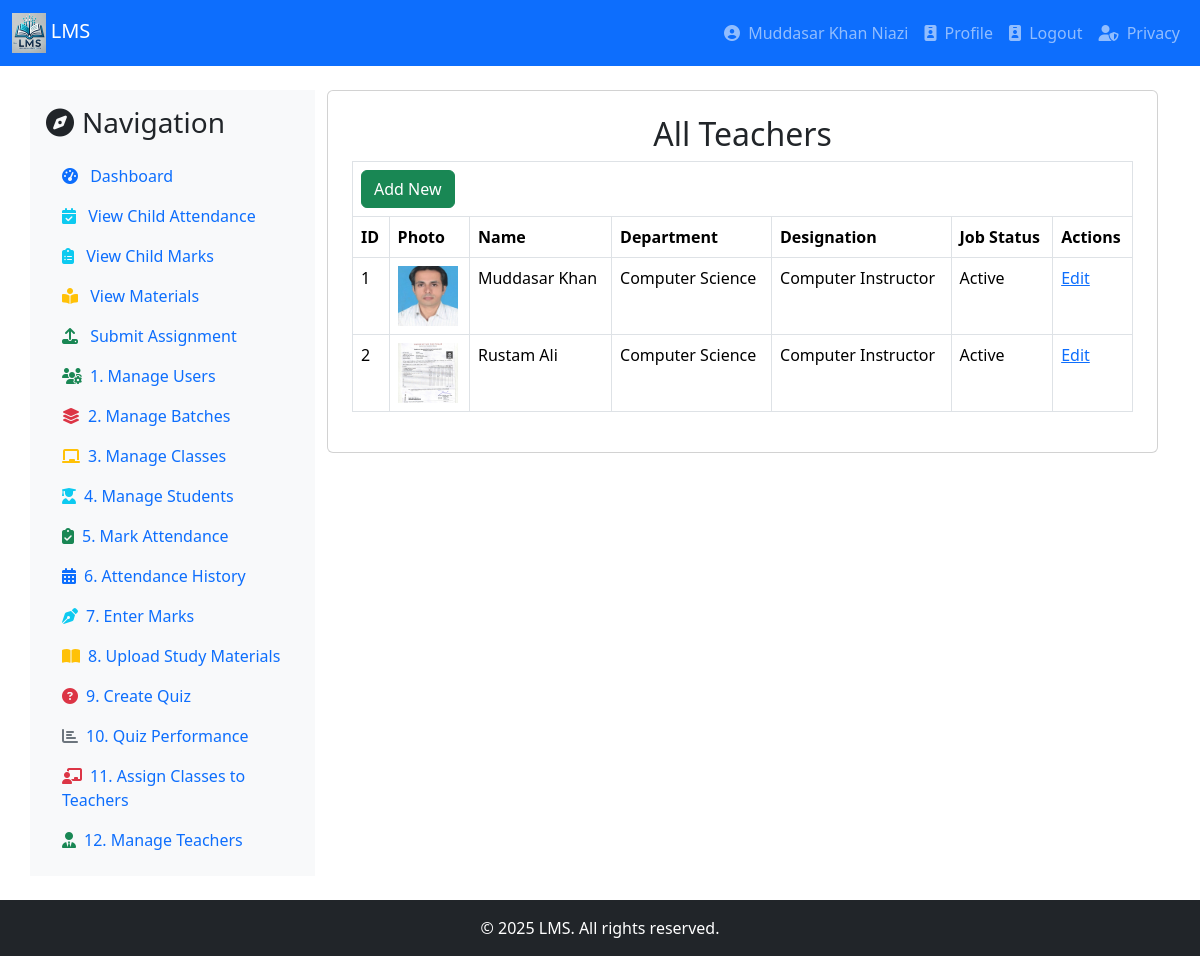
Page /teachers.php (signed in) on the committed database.
### tables this page shows
CREATE TABLE `teachers` (
  `teacher_id` int(11) NOT NULL,
  `teacher_name` varchar(100) NOT NULL,
  `cnic` varchar(15) NOT NULL,
  `photo` varchar(255) DEFAULT NULL,
  `designation` varchar(100) DEFAULT NULL,
  `highest_qualification` varchar(100) NOT NULL,
  `bps` int(11) DEFAULT NULL,
  `department` enum('Computer Science','Physics','Chemistry','Mathematics') NOT NULL,
  `subject` varchar(100) DEFAULT NULL,
  `job_nature` enum('Permanent','Contract','Visiting') DEFAULT 'Contract',
  `joining` date NOT NULL,
  `job_status` enum('Active','Resigned','Retired','Suspended') DEFAULT 'Active',
  `status` tinyint(1) DEFAULT 1
);

### teachers.php (the view, shortened to what this page needs)
<?php
include 'db.php';
$sql = "SELECT * FROM teachers";
$result = $conn->query($sql);
include 'header.php';
include 'navigation.php';
?>
<div class="container mt-4">
    <div class="row">
        <div class="col-md-3 bg-light p-3">
            <?php include 'leftbar.php'; ?>
        </div>
        <div class="col-md-9">
            <div class="card p-4">
                <h2 class="text-center">All Teachers</h2>
                <table class="table table-bordered">
                    <thead>
                        <tr>
                            <th colspan="7" class="text-right">
                                <a href="teacher.php" class="btn btn-success">Add New</a>
                            </th>
                        </tr>
                        <tr>
                            <th>ID</th>
                            <th>Photo</th>
                            <th>Name</th>
                            <th>Department</th>
                            <th>Designation</th>
                            <th>Job Status</th>
                            <th>Actions</th>
                        </tr>
                    </thead>
                    <tbody>
                        <?php
                        $sn = 0;
                        while ($row = $result->fetch_assoc()): ?>
                        <tr>
                            <td><?= ++$sn ?></td>
                            <td>
                                <?php if (!empty($row['photo']) && file_exists($row['photo'])): ?>
                                    <img src="<?php echo htmlspecialchars($row['photo']); ?>" alt="Photo" width="60" height="60" style="object-fit: cover;">
                                <?php else: ?>
                                    N/A
                                <?php endif; ?>
                            </td>
                            <td><?php echo htmlspecialchars($row['teacher_name']); ?></td>
                            <td><?php echo htmlspecialchars($row['department']); ?></td>
                            <td><?php echo htmlspecialchars($row['designation']); ?></td>
                            <td><?php echo htmlspecialchars($row['job_status']); ?></td>
                            <td>
                                <a href="teacher.php?id=<?php echo htmlspecialchars($row['teacher_id']); ?>">Edit</a>
                            </td>
                        </tr>
                        <?php endwhile; ?>
                    </tbody>
                </table>
            </div>
        </div>
    </div>
</div>
<?php include 'footer.php'; ?>

### header.php (shortened to what this page needs)
<!DOCTYPE html>
<html lang="en">
<head>
	<link rel="stylesheet" href="https://cdnjs.cloudflare.com/ajax/libs/font-awesome/6.5.0/css/all.min.css">
	<link href="https://cdn.jsdelivr.net/npm/bootstrap@5.3.2/dist/css/bootstrap.min.css" rel="stylesheet">
</head>
<body>

### navigation.php
<nav class="navbar navbar-expand-lg navbar-dark bg-primary">
        <div class="container-fluid">
            <a class="navbar-brand" href="#"><img src="logo.PNG" alt="Logo" style="height: 40px;"> LMS</a>
            <div class="collapse navbar-collapse">
                <ul class="navbar-nav ms-auto">
				   <?php
				  	 if (!isset($_SESSION['userid'])) {
				   ?>
				   <li class="nav-item">
    <a class="nav-link" href="signup.php"><i class="fas fa-user-plus"></i> Sign Up</a>
</li>
<li class="nav-item">
    <a class="nav-link" href="login.php"><i class="fas fa-sign-in-alt"></i> Login</a>
</li>
				<?php
					}
					else {
				   ?>
<li class="nav-item">
    <a class="nav-link" href="#">
        <i class="fas fa-user-circle me-1"></i> <?= $_SESSION['uname'] ?>
    </a>
</li>
<li class="nav-item">
    <a class="nav-link" href="profile.php">
        <i class="fas fa-id-badge me-1"></i> Profile
    </a>
</li>
<li class="nav-item">
    <a class="nav-link" href="index.php?action=logout">
        <i class="fas fa-id-badge me-1"></i> Logout
    </a>
</li>		<?php
					}
				?>
                    <li class="nav-item">
    <a class="nav-link" href="#">
        <i class="fas fa-user-shield me-1"></i> Privacy
    </a>
</li>
                </ul>
            </div>
        </div>
    </nav>

### leftbar.php
<h3 class="mb-3"><i class="fas fa-compass me-2"></i>Navigation</h3>
<ul class="nav flex-column">
    <li class="nav-item">
        <a class="nav-link" href="dashboard.php">
            <i class="fas fa-tachometer-alt me-2 text-primary"></i> Dashboard
        </a>
    </li>
    <?php if (isset($_SESSION['userid']) && ($_SESSION['urole'] === 'Parents' or $_SESSION['urole'] === 'Admin')) { ?>
        <li class="nav-item">
            <a class="nav-link" href="view_child_attendance.php">
                <i class="fas fa-calendar-check me-2 text-info"></i> View Child Attendance
            </a>
        </li>
        <li class="nav-item">
            <a class="nav-link" href="view_child_marks.php">
                <i class="fas fa-clipboard-list me-2 text-info"></i> View Child Marks
            </a>
        </li>
    <?php } ?>
    <?php if (isset($_SESSION['userid']) && in_array($_SESSION['urole'], ['Admin', 'Student'])) { ?>
        <li class="nav-item">
            <a class="nav-link" href="view_materials.php">
                <i class="fas fa-book-reader me-2 text-warning"></i> View Materials
            </a>
        </li>
        <li class="nav-item">
            <a class="nav-link" href="submit_assignment.php">
                <i class="fas fa-upload me-2 text-success"></i> Submit Assignment
            </a>
        </li>
    <?php } ?>
    <?php if (isset($_SESSION['userid']) && in_array($_SESSION['urole'], ['Admin', 'Teacher'])) { ?>
        <li class="nav-item">
            <a class="nav-link" href="users.php">
                <i class="fas fa-users-cog me-2 text-success"></i>1. Manage Users
            </a>
        </li>
        <li class="nav-item">
            <a class="nav-link" href="batches.php">
                <i class="fas fa-layer-group me-2 text-danger"></i>2. Manage Batches
            </a>
        </li>
        <li class="nav-item">
            <a class="nav-link" href="classes.php">
                <i class="fas fa-chalkboard me-2 text-warning"></i>3. Manage Classes
            </a>
        </li>
        <li class="nav-item">
            <a class="nav-link" href="students.php">
                <i class="fas fa-user-graduate me-2 text-info"></i>4. Manage Students
            </a>
        </li>
        <li class="nav-item">
            <a class="nav-link" href="attendance.php">
                <i class="fas fa-clipboard-check me-2 text-success"></i>5. Mark Attendance
            </a>
        </li>
        <li class="nav-item">
            <a class="nav-link" href="attendance_history.php">
                <i class="fas fa-calendar-alt me-2 text-primary"></i>6. Attendance History
            </a>
        </li>
        <li class="nav-item">
            <a class="nav-link" href="enter_marks.php">
                <i class="fas fa-pen-nib me-2 text-info"></i>7. Enter Marks
            </a>
        </li>
        <li class="nav-item">
            <a class="nav-link" href="upload_material.php">
                <i class="fas fa-book-open me-2 text-warning"></i>8. Upload Study Materials
            </a>
        </li>
        <li class="nav-item">
            <a class="nav-link" href="create_quiz.php">
                <i class="fas fa-question-circle me-2 text-danger"></i>9. Create Quiz
            </a>
        </li>
        <li class="nav-item">
            <a class="nav-link" href="quiz_results.php">
                <i class="fas fa-chart-bar me-2 text-secondary"></i>10. Quiz Performance
            </a>
        </li>
    <?php } ?>
    <?php if (isset($_SESSION['userid']) && $_SESSION['urole'] === 'Admin') { ?>
        <li class="nav-item">
            <a class="nav-link" href="teacher_class.php">
                <i class="fas fa-chalkboard-teacher me-2 text-danger"></i>11. Assign Classes to Teachers
            </a>
        </li>
        <li class="nav-item">
            <a class="nav-link" href="teachers.php">
                <i class="fas fa-user-tie me-2 text-success"></i>12. Manage Teachers
            </a>
        </li>
    <?php } ?>
</ul>

### footer.php (shortened to what this page needs)
 <footer class="bg-dark text-white text-center p-3 mt-4">
        &copy; 2025 LMS. All rights reserved.
    </footer>
</body>
</html>

### rows in the picture
teachers: photo (picture), teacher_name "Muddasar Khan", department "Computer Science", designation "Computer Instructor", job_status "Active"
teachers: photo (picture), teacher_name "Rustam Ali", department "Computer Science", designation "Computer Instructor", job_status "Active"

### other values in the picture
$_SESSION['uname'] "Muddasar Khan Niazi"
